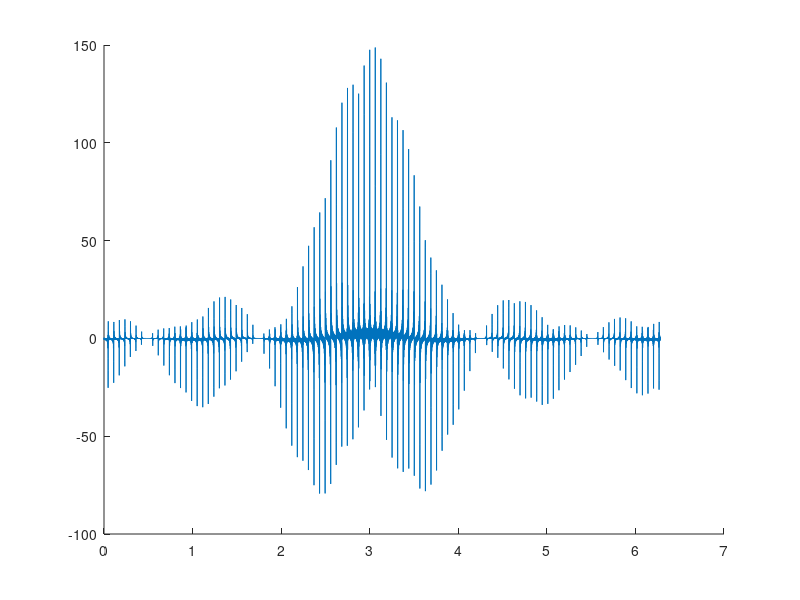

MATLAB code to generate this figure:
Np = 5;
M = 30;

Tscan = 100;

ut = 3;

u = linspace(0, 2*pi, 10000);

Y1 = sin(Np * (ut - u)/2) ./ sin((ut - u)/2);
Y2 = sin(M .* Tscan .* (ut - u)/2) ./ sin(Tscan .* (ut - u)/2);
Y3 = cos((ut - u)/2 .* (Np + 1 + Tscan * (M - 1)));

% figure; plot(u, Y1./max(Y1)); hold on; plot(u, Y2./max(Y2)); 
% 
% figure; hold on; plot(u, Y1.*Y2./max(Y1.*Y2)); hold on; plot(u, Y1.* Y2 .* Y3 ./ max(Y1 .* Y2 .* Y3));

% figure; plot(u, Y1./max(Y1)); 
hold on; plot(u, Y1.* Y2 .* Y3);% ./ max(Y1 .* Y2 .* Y3));
 
% X = sin(Np * (ut - u)/2) ./ sin((ut - u)/2) .* sin(Nscan .* Tscan .* (ut - u)/2) ./ sin(Tscan .* (ut - u)/2)...
%     .* cos((ut - u)/2 .* (Np + Tscan * (M - 1)));
% 
% figure; plot(u, Y./max(Y)); hold on; plot(u, (X./max(X))); grid on;
